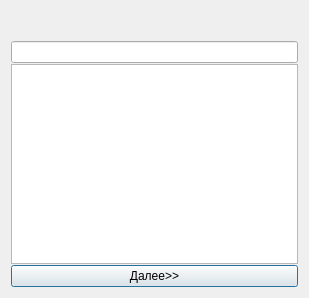
<?xml version="1.0" encoding="UTF-8"?>
<ui version="4.0">
 <class>testingDialog</class>
 <widget class="QDialog" name="testingDialog">
  <property name="geometry">
   <rect>
    <x>0</x>
    <y>0</y>
    <width>309</width>
    <height>293</height>
   </rect>
  </property>
  <property name="windowTitle">
   <string>Dialog</string>
  </property>
  <layout class="QVBoxLayout" name="verticalLayout">
   <property name="spacing">
    <number>1</number>
   </property>
   <item>
    <widget class="QLabel" name="l_question">
     <property name="toolTip">
      <string>Это вопрос, на него нужно ответить</string>
     </property>
    </widget>
   </item>
   <item>
    <widget class="QLabel" name="l_tip"/>
   </item>
   <item>
    <widget class="QLineEdit" name="form_input">
     <property name="toolTip">
      <string>Введите сюда ответ и нажмите далее</string>
     </property>
    </widget>
   </item>
   <item>
    <widget class="QListWidget" name="form">
     <property name="minimumSize">
      <size>
       <width>0</width>
       <height>200</height>
      </size>
     </property>
     <property name="toolTip">
      <string>Выберайте ответ(ы) из этого списка</string>
     </property>
    </widget>
   </item>
   <item>
    <layout class="QHBoxLayout" name="horizontalLayout">
     <item>
      <widget class="QPushButton" name="butt_next">
       <property name="toolTip">
        <string>По нажатию этой кнопки вы сообщите свой ответ программе</string>
       </property>
       <property name="text">
        <string>Далее&gt;&gt;</string>
       </property>
       <property name="autoDefault">
        <bool>false</bool>
       </property>
       <property name="default">
        <bool>true</bool>
       </property>
      </widget>
     </item>
    </layout>
   </item>
  </layout>
 </widget>
 <resources/>
 <connections/>
</ui>
